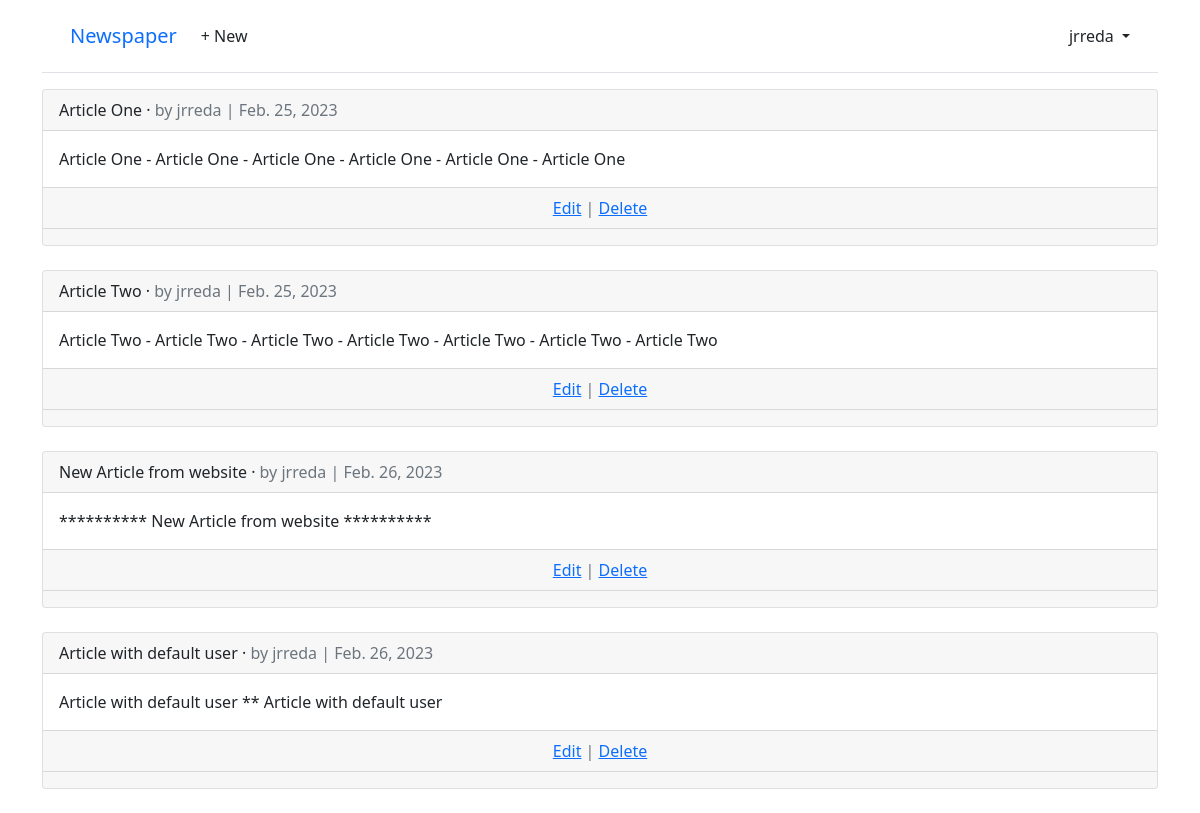
Page /articles/ (signed in) on the earlier database version.
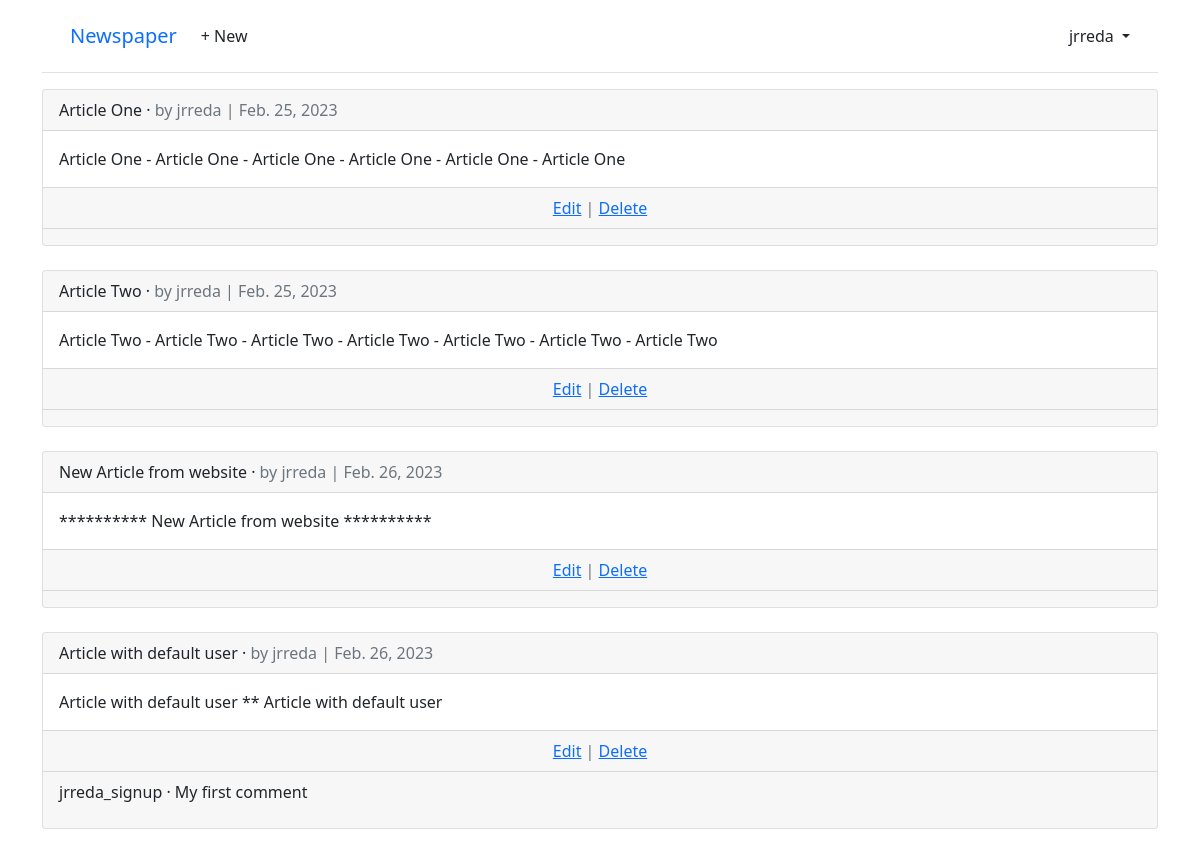
Same page on the later database version.
### accounts/models.py (models this page shows)
class CustomUser(AbstractUser):
    age = models.PositiveIntegerField(null=True, blank=True)

### articles/models.py (models this page shows, shortened)
class Article(models.Model):
    title = models.CharField(max_length=255)
    body = models.TextField()
    date = models.DateField(auto_now_add=True)
    author = models.ForeignKey(
        settings.AUTH_USER_MODEL,
        on_delete=models.CASCADE,
    )

class Comment(models.Model):
    article = models.ForeignKey(
        Article,
        on_delete=models.CASCADE,
        related_name='comments',
        )
    comment = models.CharField(max_length=140)
    author = models.ForeignKey(
        settings.AUTH_USER_MODEL,
        on_delete=models.CASCADE,
    )
    def __str__(self) -> str:
        return self.comment

### articles/views.py (the view)
# urls.py: path("", ArticleListView.as_view(), name="article_list"),
class ArticleListView(LoginRequiredMixin, ListView):  # new
    model = Article
    template_name = 'article_list.html'
    context_object_name = 'all_articles_list'

### templates/article_list.html (shortened to what this page needs)
{% extends 'base.html' %}
{% block content %}
{% for article in all_articles_list %}
<div class="card">
    <div class="card-header">
      <span class="font-weight-bold">{{ article.title }}</span> &middot;
      <span class="text-muted">by {{ article.author }} |
      {{ article.date }}</span>
    </div>
    <div class="card-body">
      {{ article.body }}
    </div>
    <div class="card-footer text-center text-muted">
      <a href="{% url 'article_edit' article.pk %}">Edit</a> |
      <a href="{% url 'article_delete' article.pk %}">Delete</a>
    </div>
    <div class="card-footer">
      {% for comment in article.comments.all %}
        <p>
          <span class="font-weight-bold">
            {{ comment.author }} &middot;
          </span>
          {{ comment }}
        </p>
      {% endfor %}
    </div>
</div>
<br />
{% endfor %}
{% endblock content %}

### templates/base.html (shortened to what this page needs)
{% load static %}
<!DOCTYPE html>
<html>
<head>
  <link href="https://cdn.jsdelivr.net/npm/bootstrap@5.1.3/dist/css/bootstrap.min.css" rel="stylesheet"
>
</head>
<body>
  <div class="container">
    <header class="p-3 mb-3 border-bottom">
      <div class="container">
        <div class="d-flex flex-wrap align-items-center justify-content-center
          justify-content-lg-start">
          <a class="navbar-brand" href="{% url 'home' %}">Newspaper</a>
          <ul class="nav col-12 col-lg-auto me-lg-auto mb-2 justify-content-center
            mb-md-0">
            {% if user.is_authenticated %}
            <li><a href="{% url 'article_new' %}" class="nav-link px-2 link-dark">+ New</a></li>
          </ul>
          <div class="dropdown text-end">
            <a href="#" class="d-block link-dark text-decoration-none dropdown-toggle" id="dropdownUser1"
              data-bs-toggle="dropdown" aria-expanded="false">
              {{ user.username }}
            </a>
          </div>
          {% else %}
          <div class="text-end">
            <a href="{% url 'login' %}" class="btn btn-outline-primary me-2">Log In</a>
            <a href="{% url 'signup' %}" class="btn btn-primary">Sign Up</a>
          </div>
          {% endif %}
        </div>
      </div>
    </header>
    <main>
      {% block content %}
      {% endblock content %}
    </main>
  </div>
</body>

Differences in the rows shown:
added Comment: author "jrreda_signup", comment "My first comment", shown under Article "Article with default user"
